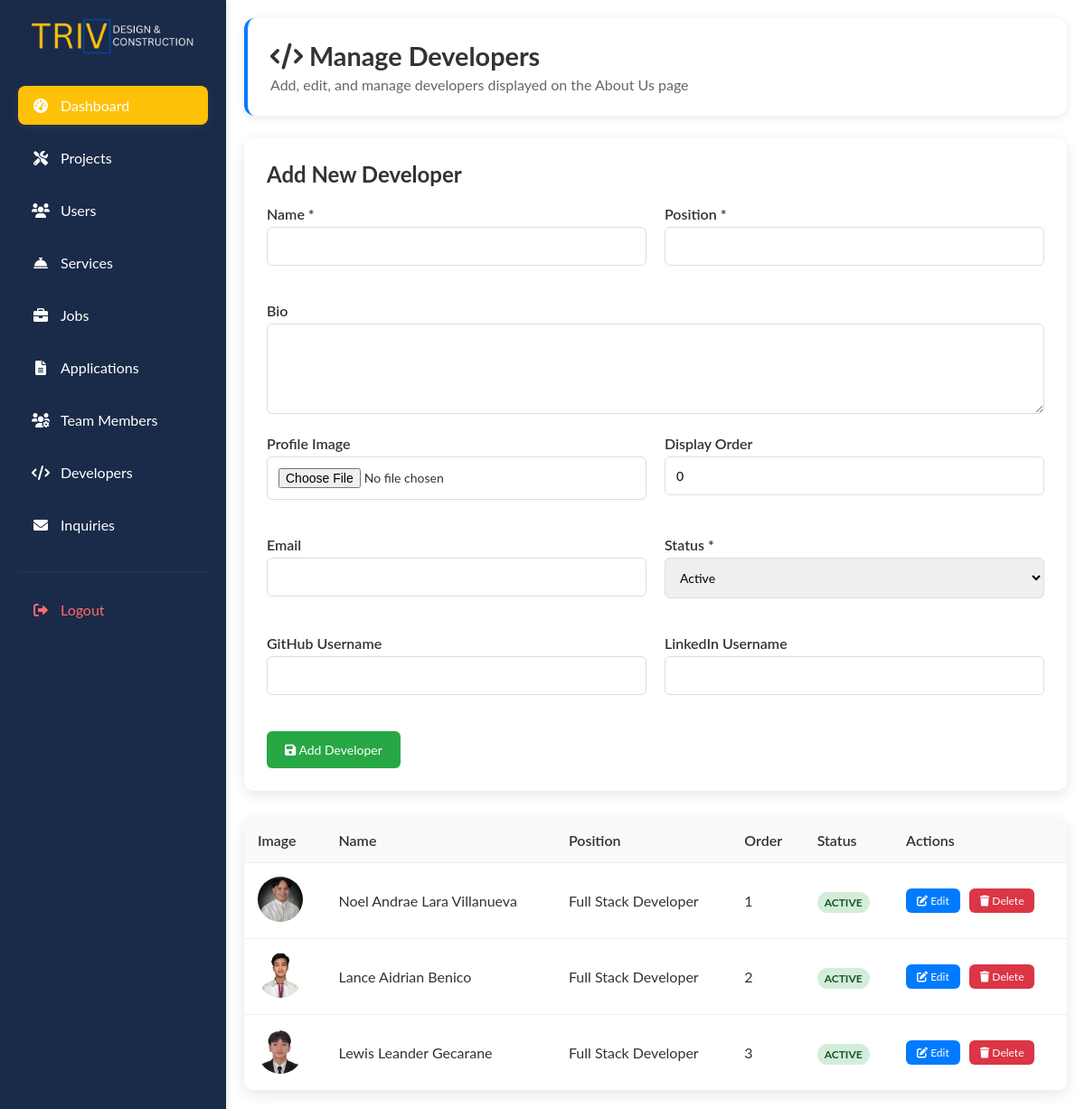
The app's page /admin/manage-developers.php (signed in) with its own data.
### tables this page shows
CREATE TABLE `developers` (
  `id` int(11) NOT NULL,
  `name` varchar(100) NOT NULL,
  `position` varchar(100) NOT NULL,
  `bio` text DEFAULT NULL,
  `image` varchar(255) DEFAULT NULL,
  `email` varchar(100) DEFAULT NULL,
  `github` varchar(100) DEFAULT NULL,
  `linkedin` varchar(100) DEFAULT NULL,
  `order_position` int(11) DEFAULT 0,
  `status` enum('active','inactive') DEFAULT 'active',
  `created_at` timestamp NOT NULL DEFAULT current_timestamp(),
  `updated_at` timestamp NOT NULL DEFAULT current_timestamp() ON UPDATE current_timestamp()
);

### classes/Database.php (called while the page is built, shortened)
<?php
class Developer {
    private $conn;
    private $table = 'developers';
    public function __construct($db) {
        $this->conn = $db;
    }
    public function getAll() {
        $sql = "SELECT * FROM " . $this->table . " ORDER BY order_position ASC, name ASC";
        $stmt = $this->conn->prepare($sql);
        $stmt->execute();
        return $stmt->fetchAll(PDO::FETCH_ASSOC);
    }
}
?>

### admin/manage-developers.php (the view, shortened to what this page needs)
<?php
require_once '../classes/Auth.php';
require_once '../classes/Database.php';
$db = new Database();
$conn = $db->connect();
$developerObj = new Developer($conn);
$developers = $developerObj->getAll();
$editDeveloper = null;
?>
<!DOCTYPE html>
<html lang="en">
<head>
    <link rel="stylesheet" href="https://cdnjs.cloudflare.com/ajax/libs/font-awesome/6.0.0-beta3/css/all.min.css">
</head>
<body>
     <aside>
    <h2><img src = ../assets/images/trivfinalnatalaga.png></h2>
    <ul>
      <li><a href="dashboard.php" class="active"><i class="fas fa-tachometer-alt"></i> Dashboard</a></li>
      <li><a href="projects.php"><i class="fas fa-tools"></i> Projects</a></li>
      <li><a href="manage-users.php"><i class="fas fa-users"></i> Users</a></li>
      <li><a href="services.php"><i class="fas fa-concierge-bell"></i> Services</a></li>
       <li><a href="manage-jobs.php"><i class="fas fa-briefcase"></i> Jobs</a></li>
            <li><a href="manage-applications.php"><i class="fas fa-file-alt"></i> Applications</a></li>
            <li><a href="manage-team.php"><i class="fas fa-users-cog"></i> Team Members</a></li>
            <li><a href="manage-developers.php"><i class="fas fa-code"></i> Developers</a></li>
            <li><a href="manage-inquiries.php"><i class="fas fa-envelope"></i> Inquiries</a></li>
      <li class="logout-btn"><a href="logout.php"><i class="fas fa-sign-out-alt"></i> Logout</a></li>
    </ul>
  </aside>
    <main>
        <div class="header">
            <h1><i class="fas fa-code"></i> Manage Developers</h1>
            <p>Add, edit, and manage developers displayed on the About Us page</p>
        </div>
        <div class="form-container">
            <h2><?= $editDeveloper ? 'Edit Developer' : 'Add New Developer' ?></h2>
            <form method="POST" enctype="multipart/form-data">
                <div class="form-row">
                    <div class="form-group">
                        <label for="name">Name *</label>
                        <input type="text" id="name" name="name" value="<?= $editDeveloper ? htmlspecialchars($editDeveloper['name']) : '' ?>" required>
                    </div>
                    <div class="form-group">
                        <label for="position">Position *</label>
                        <input type="text" id="position" name="position" value="<?= $editDeveloper ? htmlspecialchars($editDeveloper['position']) : '' ?>" required>
                    </div>
                </div>
                <div class="form-group">
                    <label for="bio">Bio</label>
                    <textarea id="bio" name="bio"><?= $editDeveloper ? htmlspecialchars($editDeveloper['bio']) : '' ?></textarea>
                </div>
                <div class="form-row">
                    <div class="form-group">
                        <label for="image">Profile Image <?= $editDeveloper ? '(Leave empty to keep current image)' : '' ?></label>
                        <input type="file" id="image" name="image" accept="image/*" <?= $editDeveloper ? '' : 'required' ?>>
                    </div>
                    <div class="form-group">
                        <label for="order_position">Display Order</label>
                        <input type="number" id="order_position" name="order_position" value="<?= $editDeveloper ? htmlspecialchars($editDeveloper['order_position']) : '0' ?>" min="0">
                    </div>
                </div>
                <div class="form-row">
                    <div class="form-group">
                        <label for="email">Email</label>
                        <input type="email" id="email" name="email" value="<?= $editDeveloper ? htmlspecialchars($editDeveloper['email']) : '' ?>">
                    </div>
                    <div class="form-group">
                        <label for="status">Status *</label>
                        <select id="status" name="status" required>
                            <option value="active" <?= $editDeveloper && $editDeveloper['status'] === 'active' ? 'selected' : '' ?>>Active</option>
                        </select>
                    </div>
                </div>
                <div class="form-row">
                    <div class="form-group">
                        <label for="github">GitHub Username</label>
                        <input type="text" id="github" name="github" value="<?= $editDeveloper ? htmlspecialchars($editDeveloper['github']) : '' ?>">
                    </div>
                    <div class="form-group">
                        <label for="linkedin">LinkedIn Username</label>
                        <input type="text" id="linkedin" name="linkedin" value="<?= $editDeveloper ? htmlspecialchars($editDeveloper['linkedin']) : '' ?>">
                    </div>
                </div>
                <div style="display: flex; gap: 10px;">
                    <button type="submit" class="btn btn-success">
                        <i class="fas fa-save"></i> <?= $editDeveloper ? 'Update Developer' : 'Add Developer' ?>
                    </button>
                </div>
            </form>
        </div>
        <div class="table-container">
            <table class="table">
                <thead>
                    <tr>
                        <th>Image</th>
                        <th>Name</th>
                        <th>Position</th>
                        <th>Order</th>
                        <th>Status</th>
                        <th>Actions</th>
                    </tr>
                </thead>
                <tbody>
                    <?php foreach ($developers as $developer): ?>
                        <tr>
                            <td>
                                <?php if (!empty($developer['image'])): ?>
                                    <img src="../assets/images/<?= htmlspecialchars($developer['image']) ?>" alt="<?= htmlspecialchars($developer['name']) ?>" style="width: 50px; height: 50px; object-fit: cover; border-radius: 50%;">
                                <?php else: ?>
                                    <div style="width: 50px; height: 50px; background: #eee; border-radius: 50%; display: flex; align-items: center; justify-content: center;">
                                        <i class="fas fa-user" style="color: #aaa;"></i>
                                    </div>
                                <?php endif; ?>
                            </td>
                            <td><?= htmlspecialchars($developer['name']) ?></td>
                            <td><?= htmlspecialchars($developer['position']) ?></td>
                            <td><?= $developer['order_position'] ?></td>
                            <td>
                                <span class="status-badge status-<?= $developer['status'] ?>">
                                    <?= ucfirst($developer['status']) ?>
                                </span>
                            </td>
                            <td>
                                <div class="actions">
                                    <a href="?edit=<?= $developer['id'] ?>" class="btn btn-primary">
                                        <i class="fas fa-edit"></i> Edit
                                    </a>
                                    <form method="POST" style="display: inline;" onsubmit="return confirm('Are you sure you want to delete this developer?')">
                                        <button type="submit" class="btn btn-danger">
                                            <i class="fas fa-trash"></i> Delete
                                        </button>
                                    </form>
                                </div>
                            </td>
                        </tr>
                    <?php endforeach; ?>
                </tbody>
            </table>
        </div>
    </main>
</body>
</html>

### admin/manage-developers.php (style rules this page uses)
* { margin: 0; padding: 0; box-sizing: border-box; font-family: 'Lato', sans-serif; }
body { display: flex; height: 100vh; color: #333; }
aside { width: 250px; background: #1a2b49; color: white; padding: 20px; box-shadow: 2px 0 5px rgba(0,0,0,0.1); }
aside h2 { margin-bottom: 30px; text-align: center; color: #ffc107; font-size: 1.5em; }
aside ul { list-style: none; }
aside ul li { margin: 15px 0; }
aside ul li a { color: white; text-decoration: none; display: flex; align-items: center; padding: 12px 15px; border-radius: 8px; transition: all 0.3s ease; }
aside ul li a i { margin-right: 12px; width: 20px; text-align: center; }
aside ul li a.active { background: #ffc107; box-shadow: 0 2px 10px rgba(83, 86, 88, 0.3); }
.logout-btn { margin-top: 30px !important; border-top: 1px solid #333; padding-top: 20px !important; }
.logout-btn a { color: #ff6b6b !important; }
main { flex: 1; padding: 20px; overflow-y: auto; }
.header { background: white; padding: 25px; box-shadow: 0 2px 10px rgba(0,0,0,0.1); margin-bottom: 25px; border-radius: 12px; border-left: 4px solid #007bff; }
.header h1 { color: #333; font-size: 1.8em; margin-bottom: 5px; }
.header p { color: #666; font-size: 1em; }
.form-container { background: white; padding: 25px; border-radius: 12px; box-shadow: 0 4px 15px rgba(0,0,0,0.1); margin-bottom: 30px; }
.form-container h2 { margin-bottom: 20px; color: #333; }
.form-row { display: grid; grid-template-columns: 1fr 1fr; gap: 20px; margin-bottom: 20px; }
.form-group { margin-bottom: 20px; }
.form-group label { display: block; margin-bottom: 5px; font-weight: 600; color: #333; }
.form-group input, .form-group select, .form-group textarea { width: 100%; padding: 12px; border: 1px solid #ddd; border-radius: 6px; font-size: 14px; }
.form-group textarea { min-height: 100px; resize: vertical; }
.btn { display: inline-block; padding: 12px 20px; background: #007bff; color: white; text-decoration: none; border-radius: 6px; border: none; cursor: pointer; font-size: 14px; transition: all 0.3s ease; }
.btn.btn-success { background: #28a745; }
.btn.btn-danger { background: #dc3545; }
.table-container { background: white; border-radius: 12px; box-shadow: 0 4px 15px rgba(0,0,0,0.1); overflow: hidden; }
.table { width: 100%; border-collapse: collapse; }
.table th, .table td { padding: 15px; text-align: left; border-bottom: 1px solid #eee; }
.table th { background: #f8f9fa; font-weight: 600; color: #333; }
.status-badge { padding: 4px 8px; border-radius: 12px; font-size: 12px; font-weight: bold; text-transform: uppercase; }
.status-active { background: #d4edda; color: #155724; }
.actions { display: flex; gap: 10px; }
.actions .btn { padding: 6px 12px; font-size: 12px; }
img { max-width: 100%; height: 40px; }

### records on screen
developers: image (picture), name "Noel Andrae Lara Villanueva", position "Full Stack Developer", order_position "1", status "ACTIVE"
developers: image (picture), name "Lance Aidrian Benico", position "Full Stack Developer", order_position "2", status "ACTIVE"
developers: image (picture), name "Lewis Leander Gecarane", position "Full Stack Developer", order_position "3", status "ACTIVE"
